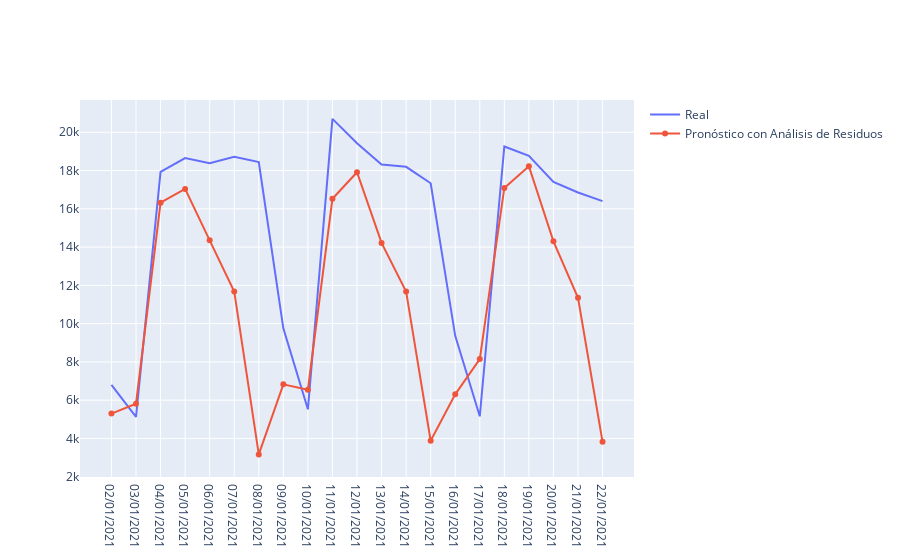

The cell this chart's notebook holds for it:
### Code cell
Pronos  = Fcast -  FRcast
real_df = pd.DataFrame(Serie[N:N+HP])
real    = np.array(real_df).reshape(-1,1)
Real    = sc.inverse_transform(real)
print('Mape del Pronóstico Final')
Mape_F, DifF = MAPE(Real, Pronos)

print('Promedio de la Presición de la Dirección')
MDAF = mda(Real, Pronos)

print('Raiz Cuadrática del Error Cuadrático Medio')
rmseF, mseF  = RMSE(Real, Pronos)
print(rmseF)

Pronos_df = pd.DataFrame(Pronos)

#
FechasF_df  = pd.DataFrame(Fechas[N:N+HP])
Fcast_F_df                   = pd.DataFrame(Real, columns=['Real'])
Fcast_F_df['Fechas_Fcast']   = pd.DataFrame(FechasF_df.values)
Fcast_F_df['Fcast+ARes']     = pd.DataFrame(Pronos)
#

fig = go.Figure()

# Add traces
fig.add_trace(go.Scatter(x=Fcast_F_df['Fechas_Fcast'], y=Fcast_F_df['Real'], 
                    mode='lines', name='Real'))
fig.add_trace(go.Scatter(x=Fcast_F_df['Fechas_Fcast'], y=Fcast_F_df['Fcast+ARes'], 
                    mode='lines+markers', name='Pronóstico con Análisis de Residuos'))

fig.show()

### Figure 1 — Plotly figure (JSON) as saved in the notebook; plotly's stock layout.template omitted (floating-point values rounded to 4 significant figures)
{"data": [{"mode": "lines", "name": "Real", "type": "scatter", "x": ["02/01/2021", "03/01/2021", "04/01/2021", "05/01/2021", "06/01/2021", "07/01/2021", "08/01/2021", "09/01/2021", "10/01/2021", "11/01/2021", "12/01/2021", "13/01/2021", "14/01/2021", "15/01/2021", "16/01/2021", "17/01/2021", "18/01/2021", "19/01/2021", "20/01/2021", "21/01/2021", "22/01/2021"], "y": [6803, 5127, 17936, 18655, 18385, 18724, 18448, 9752, 5522, 20702, 19431, 18316, 18195, 17335, 9362, 5155, 19257, 18773, 17407, 16855, 16405]}, {"mode": "lines+markers", "name": "Pronóstico con Análisis de Residuos", "type": "scatter", "x": ["02/01/2021", "03/01/2021", "04/01/2021", "05/01/2021", "06/01/2021", "07/01/2021", "08/01/2021", "09/01/2021", "10/01/2021", "11/01/2021", "12/01/2021", "13/01/2021", "14/01/2021", "15/01/2021", "16/01/2021", "17/01/2021", "18/01/2021", "19/01/2021", "20/01/2021", "21/01/2021", "22/01/2021"], "y": [5298.0, 5813.0, 16320.0, 17040.0, 14350.0, 11680.0, 3165.0, 6828.0, 6549.0, 16520.0, 17910.0, 14220.0, 11680.0, 3880.0, 6305.0, 8149.0, 17090.0, 18230.0, 14300.0, 11350.0, 3823.0]}], "layout": {"autosize": true, "xaxis": {"autorange": true, "range": [-1.281, 21.28], "type": "category"}, "yaxis": {"autorange": true, "range": [1723.0, 21700.0], "type": "linear"}}}
